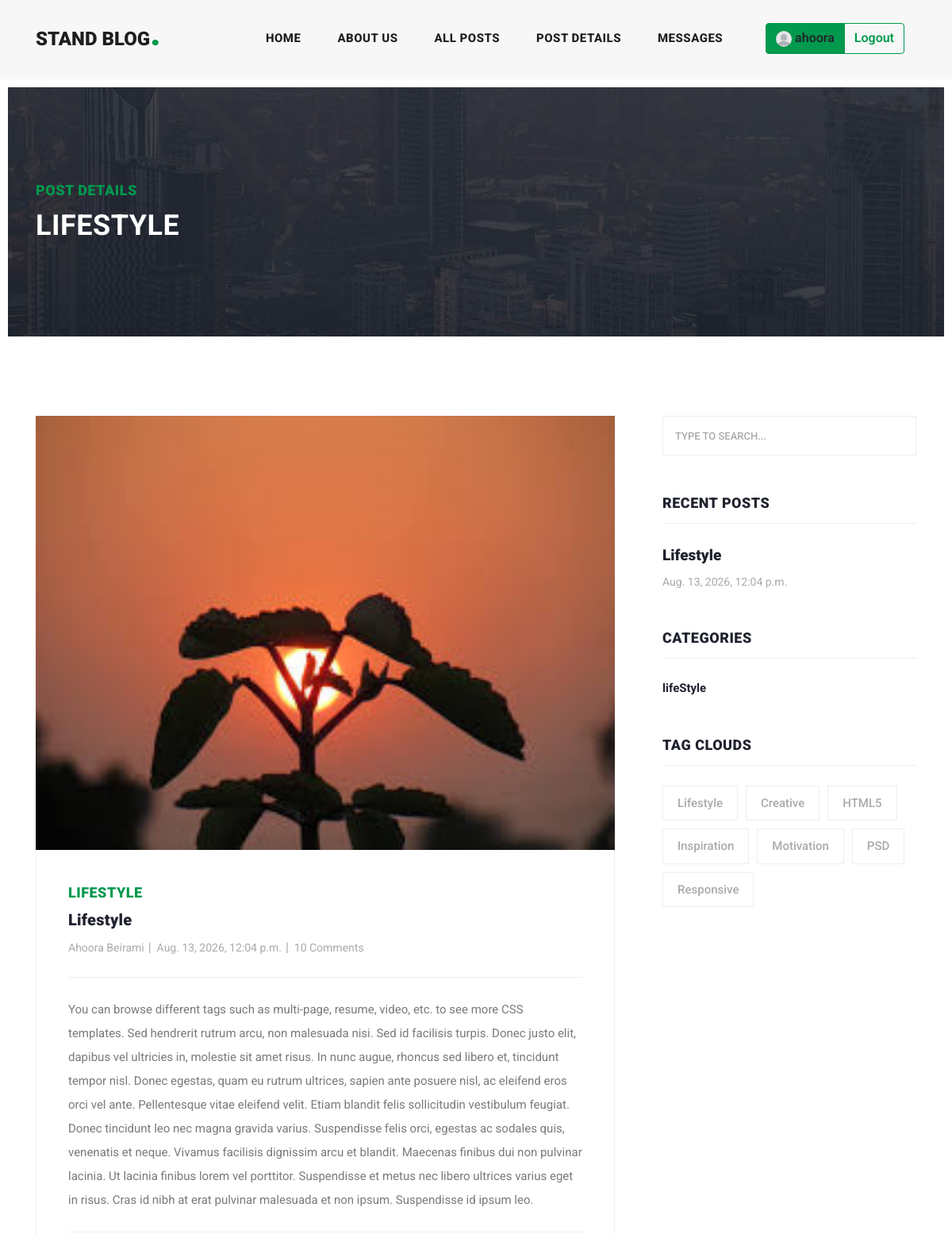
Page /posts/details/lifestyle (signed in, upper part) on the earlier database version.
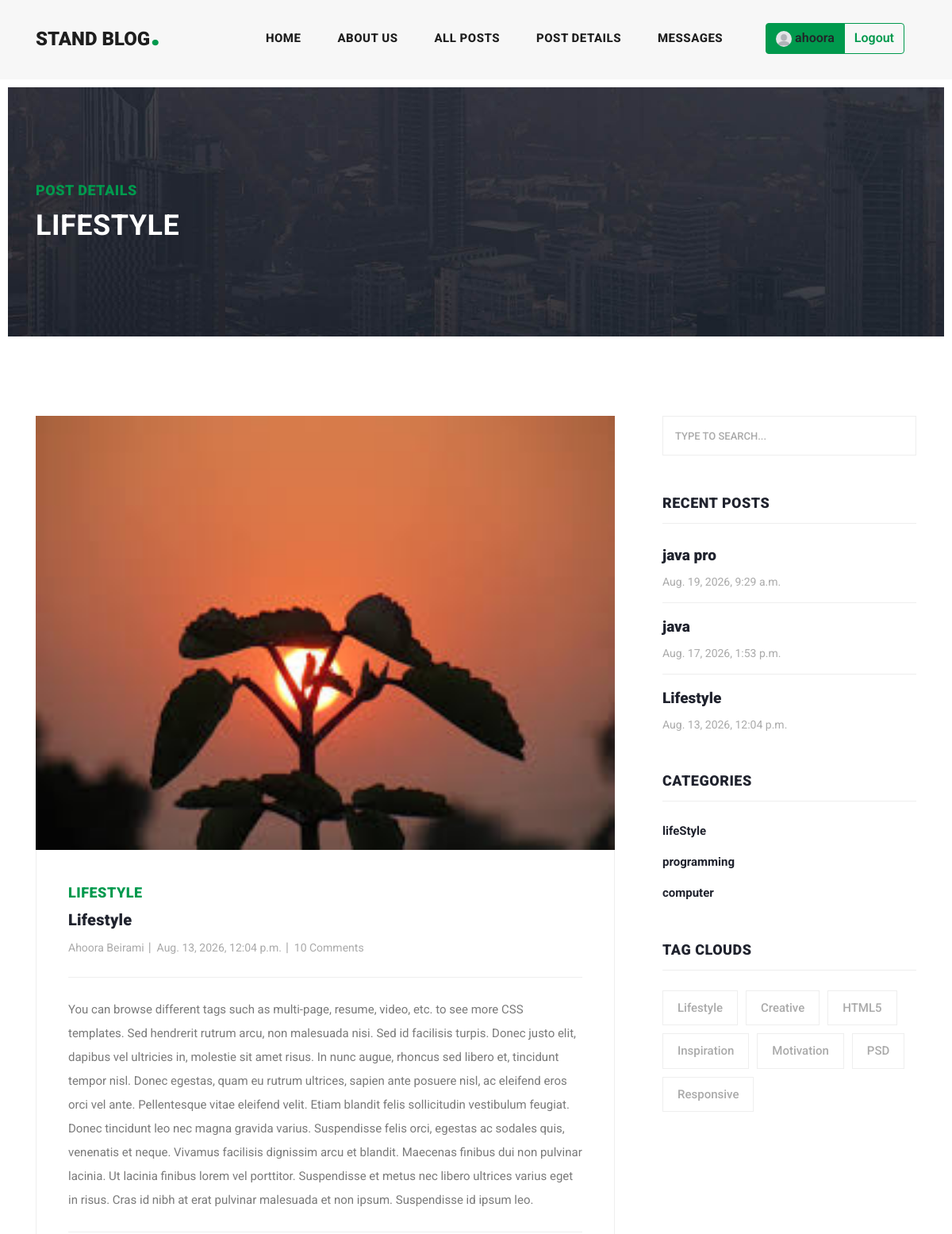
Same page on the later database version.
### blog/models.py (models this page shows, shortened)
class Post(models.Model):
    title = models.CharField(max_length=100)
    category = models.ManyToManyField(Category, related_name='posts')
    content = models.TextField()
    date = models.DateTimeField(auto_now_add=True)
    author = models.ForeignKey(User, on_delete=models.CASCADE)
    image = models.ImageField(upload_to="images/article")
    updated = models.DateTimeField(auto_now=True)
    pub_date = models.DateTimeField(default=timezone.now)
    slug = models.SlugField(null=True, max_length=100, unique=True)
    def get_absolute_url(self):
        return reverse("blog:post_detail", kwargs={"slug": self.slug})
    class Meta:
        ordering = ['-pub_date', '-date']

class Category(models.Model):
    name = models.CharField(max_length=100)

### blog/views.py (the view, shortened to what this page needs)
# urls.py: path('details/<slug:slug>', views.post_detail, name='post_detail'),
def post_detail(request, slug):
    post = get_object_or_404(Post, slug=slug)
    recent_posts = Post.objects.all().order_by('-date')[:3]
    categories = Category.objects.all()
    contexts = {
        "post": post,
        "recent_posts": recent_posts,
        "categories": categories,
    }
    return render(request, "blog/post_details.html", contexts)

### blog/templates/blog/post_details.html (shortened to what the changed rows need)
{% extends 'base.html' %}
{% load social_share %}
{% load static %}
{% block content %}
    <div class="heading-page header-text">
        <section class="page-heading">
            <div class="container">
                <div class="row">
                    <div class="col-lg-12">
                        <div class="text-content">
                            <h4>Post Details</h4>
                            <h2>{{ post.title }}</h2>
                        </div>
                    </div>
                </div>
            </div>
        </section>
    </div>
    <section class="blog-posts grid-system">
        <div class="container">
            <div class="row">
                <div class="col-lg-8">
                    <div class="all-blog-posts">
                        <div class="row">
                            <div class="col-lg-12">
                                <div class="blog-post">
                                    <div class="blog-thumb">
                                        <img src="{{ post.image.url }}" alt="">
                                    </div>
                                    <div class="down-content">
                                        <span>Lifestyle</span>
                                        <a href="post_details.html"><h4>{{ post.title }}</h4></a>
                                        <ul class="post-info">
                                            <li><a href="#">{{ post.author.get_full_name }}</a></li>
                                            <li><a href="#">{{ post.date }}</a></li>
                                            <li><a href="#">10 Comments</a></li>
                                        </ul>
                                        <p>{{ post.content }}</p>
                                    </div>
                                </div>
                            </div>
                        </div>
                    </div>
                </div>
                <div class="col-lg-4">
                    <div class="sidebar">
                        <div class="row">
                            <div class="col-lg-12">
                                <div class="sidebar-item recent-posts">
                                    <div class="sidebar-heading">
                                        <h2>Recent Posts</h2>
                                    </div>
                                    <div class="content">
                                        <ul>
                                            {% for post in recent_posts %}
                                                <li>
                                                    <a href="{{ post.get_absolute_url }}">
                                                        <h5>{{ post.title }}</h5>
                                                        <span>{{ post.date }}</span>
                                                    </a>
                                                </li>
                                            {% endfor %}
                                        </ul>
                                    </div>
                                </div>
                            </div>
                            <div class="col-lg-12">
                                <div class="sidebar-item categories">
                                    <div class="sidebar-heading">
                                        <h2>Categories</h2>
                                    </div>
                                    <div class="content">
                                        <ul>
                                            {% for category in categories %}
                                                <li>
                                                    <a href="{% url 'blog:category' category.pk %}">{{ category.name }}</a>
                                                </li>
                                            {% endfor %}
                                        </ul>
                                    </div>
                                </div>
                            </div>
                            <div class="col-lg-12">
                                <div class="sidebar-item tags">
                                    <div class="sidebar-heading">
                                        <h2>Tag Clouds</h2>
                                    </div>
                                </div>
                            </div>
                        </div>
                    </div>
                </div>
            </div>
        </div>
    </section>
{% endblock %}

Differences in the rows shown:
added Post: title "java pro", date "Aug. 19, 2026, 9:29 a.m."
added Post: title "java", date "Aug. 17, 2026, 1:53 p.m."
added Category: name "programming"
added Category: name "computer"
